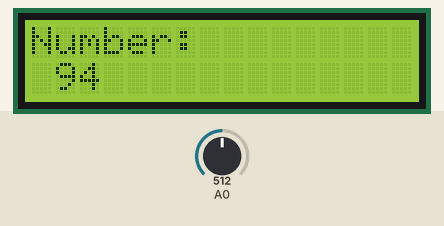
Simulated run of this sketch. Board: Arduino Uno, built with avr-gcc and run on an emulated ATmega328P. Parts: 16×2 character LCD. Inputs (shaded band) come from the test bench; at power-on: A0 = 512. What the sketch prints to the serial monitor is not drawn.

Above: at 1.2 s.
1.3 s: A0 set to 581
3.6 s: A0 set to 617
At 5.4 s:
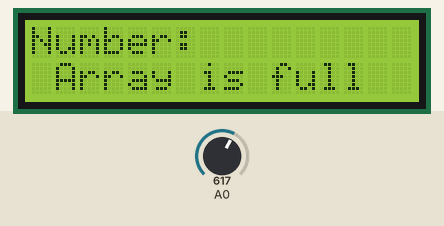
6.2 s: A0 set to 590
At 6.46 s:
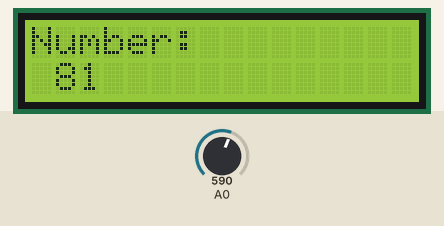
7.8 s: A0 set to 610
At 8.8 s:
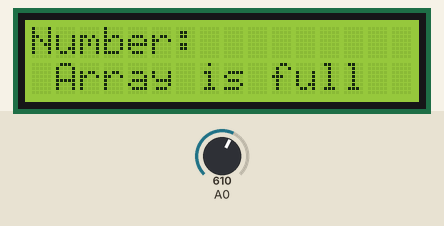
9.4 s: A0 set to 50
At 9.51 s:
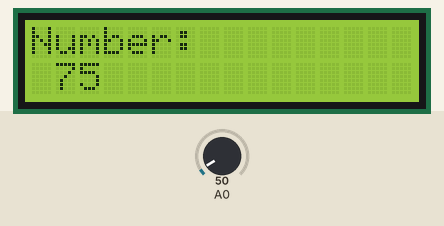
Timing chart, 0 to 12.4 s (numbered marks = the images above; inputs shaded):
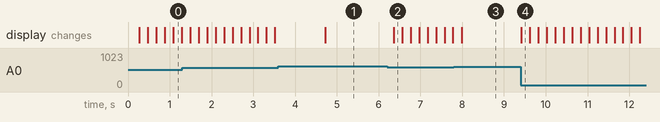

The sketch:

lab1_2.ino
```cpp
/******************************************************************************
FILENAME:     lab_1_1.ino
COURSE:       MREN 178
LAB:          1
STUDENT(S):   Ali Abid: 20542690, Andres Escolar 20529215
DATE:

ATTRIBUTIONS: [LIST ANY EXTERNAL CONTIBUTORS/CONTRIBUTIONS HERE]

******************************************************************************/
// include the library code:
#include <LiquidCrystal.h>

// initialize the library by associating any needed LCD interface pin
// with the arduino pin number it is connected to
const int pin_RS = 8;
const int pin_EN = 9;
const int pin_d4 = 4;
const int pin_d5 = 5;
const int pin_d6 = 6;
const int pin_d7 = 7;
const int pin_BL = 10;
LiquidCrystal lcd(pin_RS,  pin_EN,  pin_d4,  pin_d5,  pin_d6,  pin_d7);

int curr_num = 100;
const int BTN_DELAY = 200;
int arr[5];
int curr_index = 0;

void setup() {
  Serial.begin(9600);
  lcd.begin(16, 2);
  lcd.setCursor(0,0);
  lcd.print("Number:");
  lcd.setCursor(1,1);
  lcd.print(curr_num);
}

void clear_row(byte row)
{
  lcd.setCursor(0, row);
  lcd.print("                ");
}

void loop() {
  int x;
  x = analogRead (0);
  // Serial.println(x);
  lcd.setCursor(10,1);
  if (x < 60) { // RIGHT
    ++curr_num;
    clear_row(1);
    lcd.setCursor(1,1);
    lcd.print(curr_num);
    delay(BTN_DELAY);
  }
  else if (x < 200) { // UP
    curr_num += 10;
    clear_row(1);
    lcd.setCursor(1,1);
    lcd.print(curr_num);
    delay(BTN_DELAY);
  }
  else if (x < 400){ // DOWN
    curr_num -= 10;
    clear_row(1);
    lcd.setCursor(1,1);
    lcd.print(curr_num);
    delay(BTN_DELAY);
  }
  else if (x < 600){ // LEFT
    --curr_num;
    clear_row(1);
    lcd.setCursor(1,1);
    lcd.print(curr_num);
    delay(BTN_DELAY);
  }
  else if (x < 800){ // SELECT
    if(curr_index > 4)
    {
      clear_row(1);
      lcd.setCursor(1,1);
      lcd.print("Array is full");
      Serial.print("Array is full\n");
    }
    else
    {
      arr[curr_index] = curr_num;
      for(int i = 0; i <= curr_index; i++)
      {
        Serial.print(arr[i]);
        Serial.print(" ");
      }
      Serial.print("\n");
      ++curr_index;
    }
    delay(BTN_DELAY);
  }
}
```

Measured:
- the behaviour switches between 599 and 600 on A0 (found by bisection; images 0 and 1)
- after the input at 3.6 s, the display: changes after 1.1 s (image 1)
- after the input at 6.2 s, the display: changes after 0.16 s (image 2)
- after the input at 7.8 s, the display: changes after 0.18 s (image 3)
- after the input at 9.4 s, the display: changes at once (image 4)
